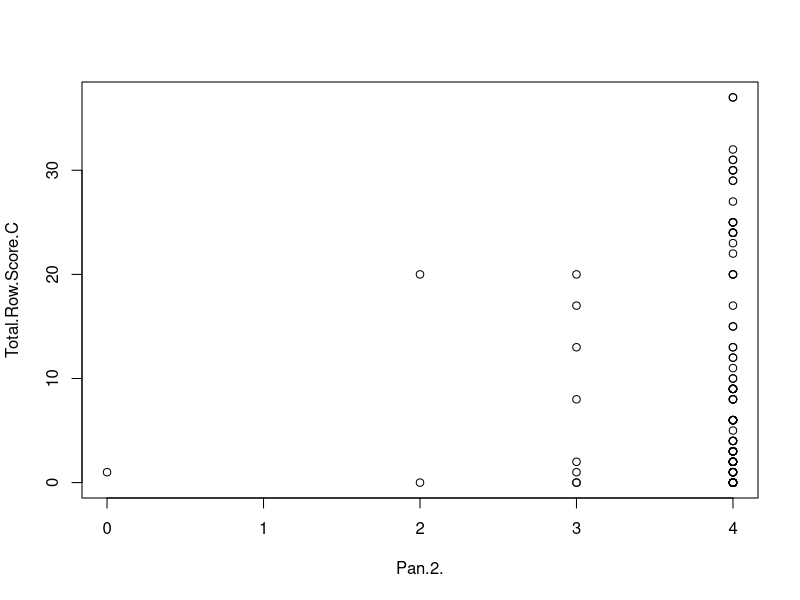
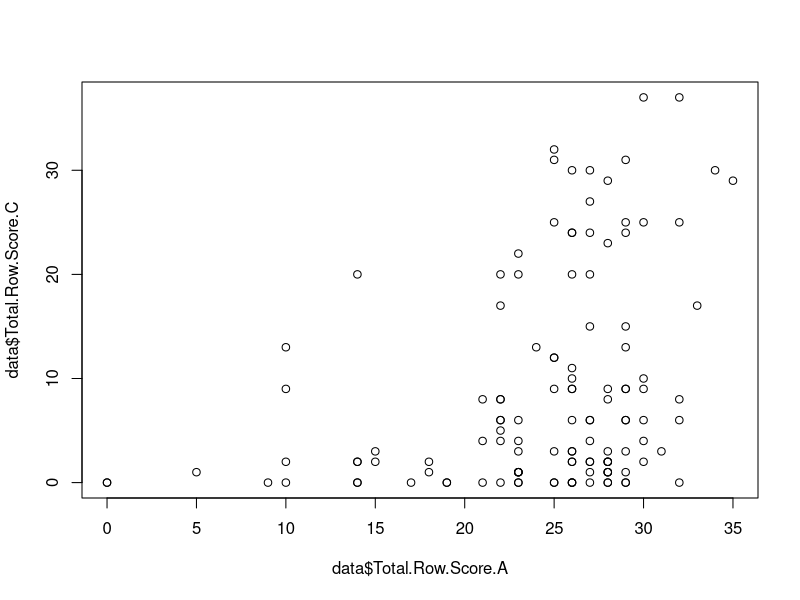
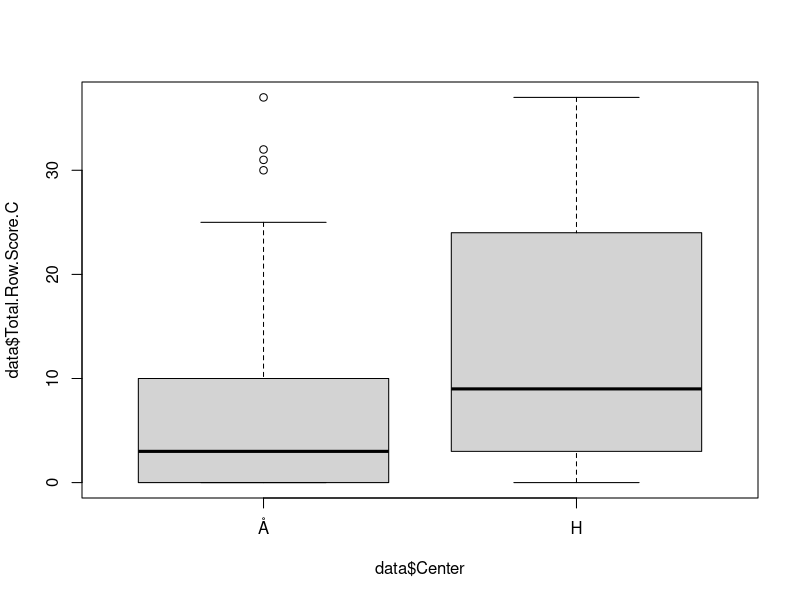
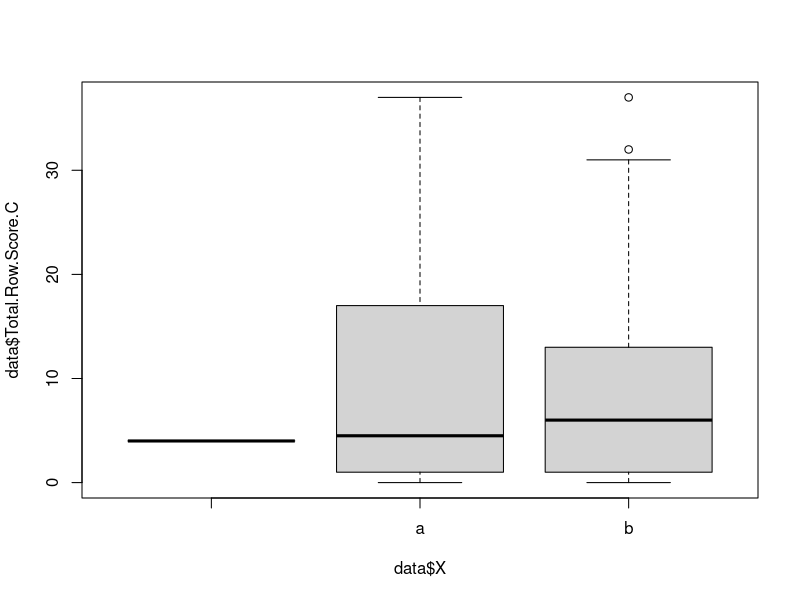
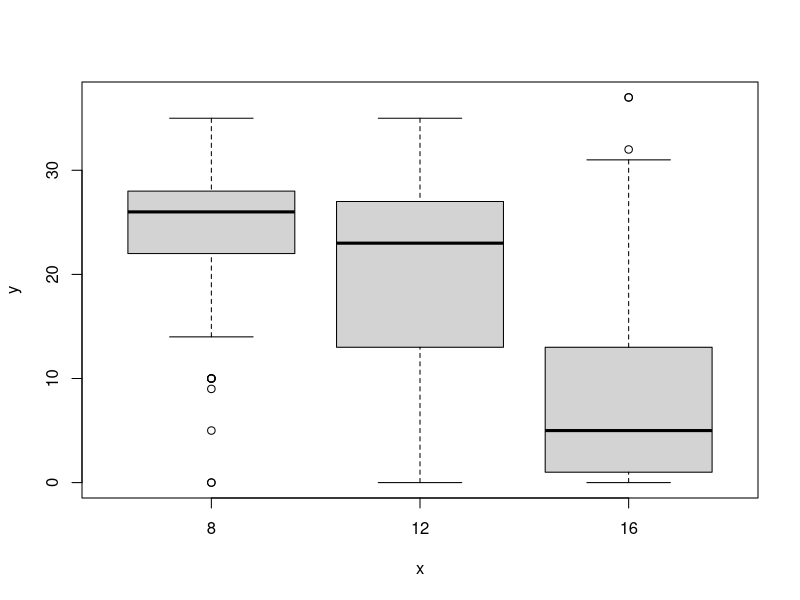
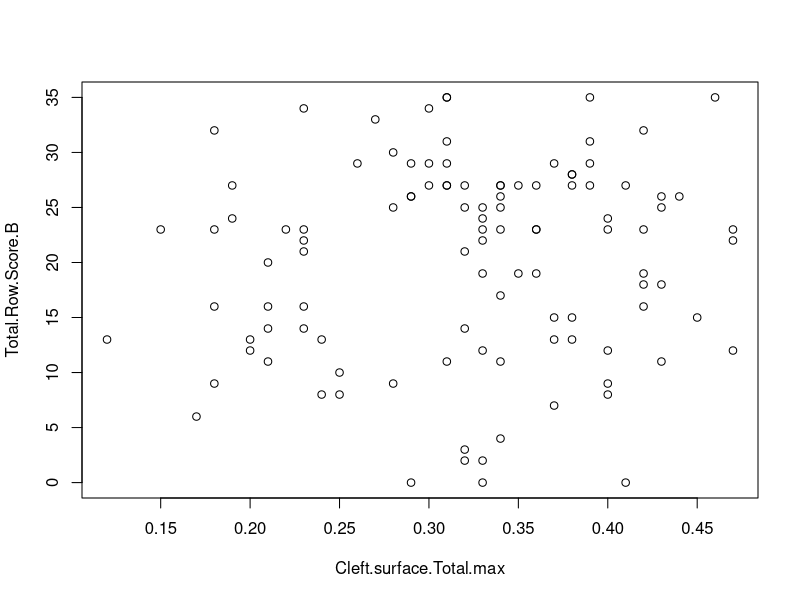

R code for these plots, in order:
## ---- chunk 1
library(tidyverse)
## ---- chunk 2
data <- read.csv("Data for R.csv")
data
## ---- chunk 3
summary(lm(data = data, Total.Row.Score.C ~ Anteroposterior.1.1 + Anteroposterior + Vertical.1.1 + Vertical.2.1 + Transverse.1 + Crowding.1 + Spacing.1 + Tooth.shape.size..1 + Pan.2..1 + alder.C))
## ---- chunk 4
summary(lm(data = data, Total.Row.Score.C ~ Anteroposterior.1.1 + Anteroposterior + Vertical.1.1 + Vertical.2.1 + Transverse.1 + Spacing.1 + Tooth.shape.size..1 + Pan.2..1 + alder.C))
## ---- chunk 5
summary(lm(data = data, Total.Row.Score.C ~ Anteroposterior.1.1 + Anteroposterior + Vertical.2.1 + Transverse.1 + Spacing.1 + Tooth.shape.size..1 + Pan.2..1 + alder.C))
## ---- chunk 6
summary(lm(data = data, Total.Row.Score.C ~ Anteroposterior.1.1 + Anteroposterior + Vertical.2.1 + Transverse.1 + Tooth.shape.size..1 + Pan.2. + alder.C))
## ---- chunk 7
summary(lm(data = data, Total.Row.Score.C ~ Anteroposterior.1.1 + Anteroposterior + Vertical.2.1 + Transverse.1 + Tooth.shape.size..1 + Pan.2..1))
## ---- chunk 8
summary(lm(data = data, Total.Row.Score.C ~ Anteroposterior.1.1 + Anteroposterior + Vertical.2.1 + Tooth.shape.size..1 + Pan.2..1))
## ---- chunk 9
summary(lm(data = data, Total.Row.Score.C ~ Anteroposterior.1.1 + Anteroposterior + Tooth.shape.size..1 + Pan.2..1))
## ---- chunk 10
lm_pin <- lm(data = data, Total.Row.Score.C ~ Anteroposterior.1.1 + Anteroposterior + Tooth.shape.size..1 + Pan.2..1)
## ---- chunk 11
plot(data = data, Total.Row.Score.C ~ Pan.2.)
## ---- chunk 12
plot(data$Total.Row.Score.A, data$Total.Row.Score.C)
## ---- chunk 13
boxplot(data$Total.Row.Score.C~data$Center)
## ---- chunk 14
boxplot(data$Total.Row.Score.C~data$X)
## ---- chunk 15
y <- c(data$Total.Row.Score.A, data$Total.Row.Score.B, data$Total.Row.Score.C)
x <- c()
for (i in c(8, 12, 16)) {
  for (j in c(0:122)) {
    x <- append(x, i)
  }
}
## ---- chunk 16
boxplot(y~x)
## ---- chunk 17
data_2 <- read.csv('Data for R and baby.csv')
data_2
## ---- chunk 18
summary(lm(data = data_2, Total.Row.Score.C ~ Anterior.cleft.width.1 + c.c..Width.of.the.cleft.at.the.level.of.C.C..1 + m.m..width.of.the.cleft.at.the.level.of.M.M..1 + t.t..Width.of.the.cleft.at.the.level.of.T.T..1 + Arch.lenght..I.T.T..plane.1 + Total.arch.perimeter.1 + Cleft.surface.Total.max))
## ---- chunk 19
plot(data = data_2, Total.Row.Score.B ~ Cleft.surface.Total.max)
## ---- chunk 20
total <- 0
for (i in c(1:123)) {
  if (data$Total.Row.Score.C[i] > 9) {
    total <- total + 1
  }
}
print(total / 1.23)
